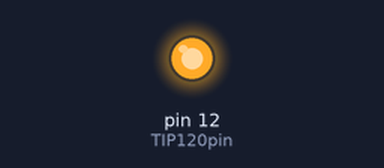
A sketch run on a simulated Arduino Uno, built with avr-gcc and run on an emulated ATmega328P. Shown: output pins drawn as LEDs (lit = HIGH).

Above: at 1.0 s.
At 3.0 s:
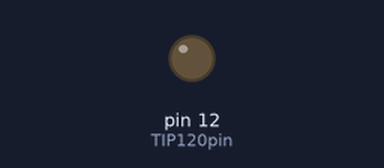
Timing chart, 0 to 5.2 s (numbered marks = the images above):
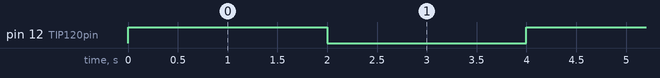

The sketch:

test.ino
```cpp
// Define which pin to be used to communicate with Base pin of TIP120 transistor
int TIP120pin = 12; //for this project, I pick Arduino's PMW pin 11
void setup()
{
pinMode(TIP120pin, OUTPUT); // Set pin for output to control TIP120 Base pin
//analogWrite(TIP120pin, 0); // By changing values from 0 to 255 you can control motor speed
}

void loop()
{
  digitalWrite(TIP120pin,HIGH);
  delay(2000);
  digitalWrite(TIP120pin,LOW);
  delay(2000);
}
```

Measured:
- by itself, pin 12 (TIP120pin): alternates HIGH for 2.0 s and LOW for 2.0 s
